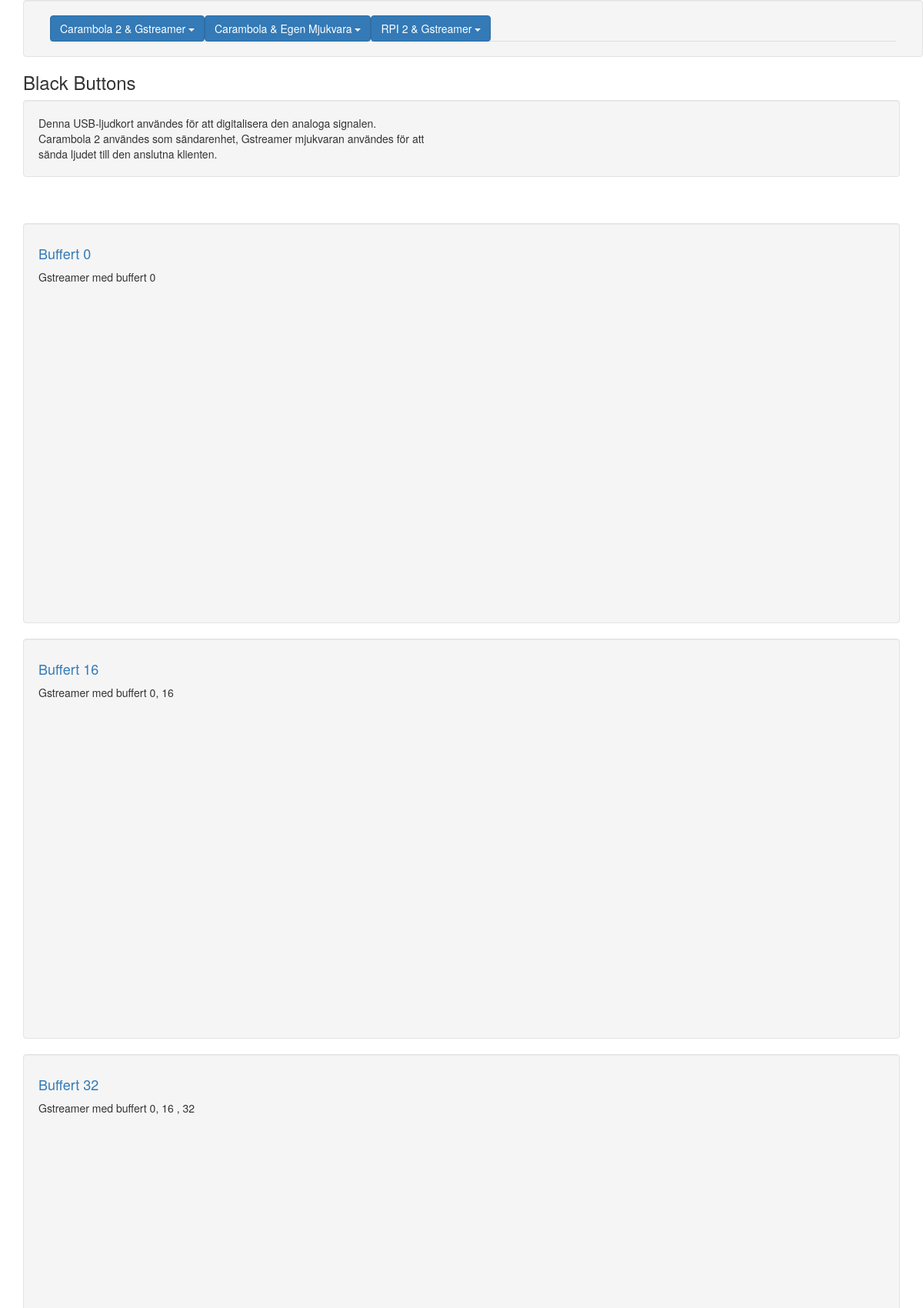
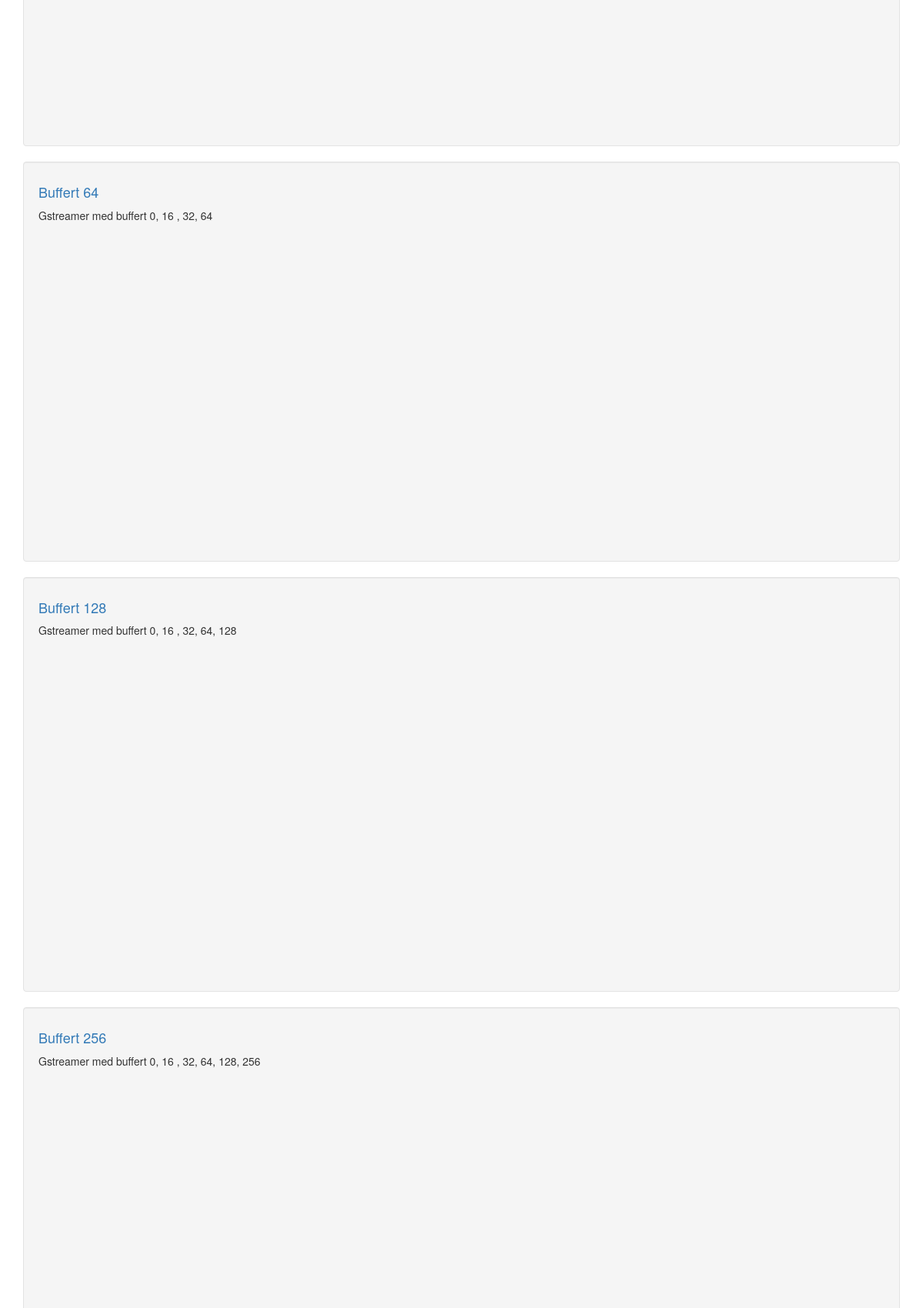
Screenshot of /page.php?subject_id=8&page=21 (upper part) with the database file from the repository (2 pictures, top to bottom).
### tables this page shows
CREATE TABLE `items` (
  `id` int(11) NOT NULL,
  `subject_id` int(11) NOT NULL,
  `itemName` varchar(255) NOT NULL,
  `info` text NOT NULL,
  `published` date NOT NULL
);

CREATE TABLE `products` (
  `id` int(11) NOT NULL,
  `page_id` int(11) NOT NULL,
  `productName` varchar(250) NOT NULL,
  `info` text NOT NULL,
  `link` tinytext NOT NULL,
  `published` date NOT NULL
);

### App/Controller.php (called while the page is built, shortened)
<?php
include_once "App/Database.php";
include_once "App/subject.php";
include_once "App/Graph.php";
class Controller {
    private $Subject;
    function __construct() {
        $this->database = new Database();
        $this->Subject = new Subject($this->database->getConnection());
    }
    public function getItem($id){
        return $this->Subject->getItem($id);
    }
    public function getPageProducts($page_id){
        return $this->Subject->getPageProducts($page_id);
    }
    public function allSubjects(){
        return $this->Subject->allSubjects();
    }
    public function getSubjectItems($SubjectId){
        return $this->Subject->allItems($SubjectId);
    }
}
?>

### App/Database.php (called while the page is built, shortened)
<?php
class Database
{
    private $servername     = "localhost";
    private $username       = "root";
    private $password       = "";
    private $dbname         = "delay";
    private $connection     = null;
    public function connect(){
        $conn = new mysqli($this->servername, $this->username, $this->password, $this->dbname);
        $this->connection = $conn;
    }
    public function getConnection(){
        return $this->connection;
    }
}
?>

### App/subject.php (called while the page is built, shortened)
<?php
include_once "App/Database.php";
class Subject extends Database{
    private $connection;
    function __construct($connection) {
        $this->connection = $connection;
    }
    public function allSubjects(){
        $subjects = array();
        $sql = "SELECT * FROM subjects";
        $result = $this->connection->query($sql) or die($this->connection->error);
        while($row = $result->fetch_assoc()) {
            $subjects[$row["id"]] = $row["SubjectName"];
        }
        return $subjects;
    }
    public function allItems($subject_id){
        $items = array();
        $sql = "SELECT * FROM items WHERE subject_id={$subject_id}";
        $result = $this->connection->query($sql) or die($this->connection->error);
        while($row = $result->fetch_assoc()) {
            $items[]= array ($row["id"],$row['itemName'],$row['info'],$subject_id);
        }
        return $items;
    }
    public function getPageProducts($page_id){
        $items = array();
        $sql = "SELECT * FROM products WHERE page_id={$page_id}";
        $result = $this->connection->query($sql) or die($this->connection->error);
        while($row = $result->fetch_assoc()) {
            $items[]= array ($row["id"],$row['productName'],$row['info'], $row['link'],$row['published']);
        }
        return $items;
    }
    public function getItem($id){
        $sql = "SELECT * FROM items WHERE id={$id}";
        $result = $this->connection->query($sql) or die($this->connection->error);
        $row = $result->fetch_assoc();
        return $row;
    }
}
?>

### page.php (the view, shortened to what this page needs)
<?php
    include_once "App/Controller.php";
    include_once "App/Graph.php";
    $controller = new Controller();
?>
<?php include_once "includes/layout/header.php";  ?>
    <?php include_once "includes/layout/nav.php";  ?>
    <?php
        if(isset($_GET['page']) && is_numeric($_GET['page'])){
            $page_id = $_GET['page'];
            $page = $controller->getItem($page_id);
        }else{
            $controller->redirect("index.php");
        }
    ?>
    <h3>
        <?php
            echo $page['itemName'];
        ?>
    </h3>
    <div class="well">
        <?php
            echo nl2br($page['info']);
        ?>
    </div>
    <br/>
    <br/>
            <?php include_once "includes/forms/newProduct.php"; ?>
    <?php
        $products = $controller->getPageProducts($page_id);
        for ($i = 0; $i < count($products); $i++){
            echo "<div class='well'>";
                echo "<h4>";
                    echo "<a href='{$products[$i][3]}'>{$products[$i][1]}</a>";
                echo "</h4>";
                echo nl2br($products[$i][2]) . "<BR/>";
                $graph[$i] = new Graph($products[$i][1],trim($products[$i][2]),"Mätningar","Totalfördröjning",$controller);
                $graph[$i]->getSeries($products[$i][0]);
                $graph[$i]->createGraph($products[$i][0],$products[$i][0]);
            echo "</div>";
        }
    ?>
<?php include_once "includes/layout/footer.php";  ?>

### includes/layout/header.php (shortened to what this page needs)
<html>
<head>
    <link href="css/bootstrap.min.css" rel="stylesheet">
</head>
<body>
<div class="container">

### includes/layout/nav.php (shortened to what this page needs)
<div class="container well">
<nav >
    <div id="navbar" class="collapse navbar-collapse ">
        <ul class="nav nav-tabs">
                <?php
                $subjects = $controller->allSubjects();
                $output = "";
                foreach ($subjects as $id => $name) {
                    $output .= "<li>";
                        $output .= "<div class=\"dropdown\">";
                            $output .="<button class=\"btn btn-primary dropdown-toggle\" type=\"button\" data-toggle=\"dropdown\">";
                                $output .= $name . "  ";
                            $output .= "<span class=\"caret\"></span></button>";
                            $output .= "<ul class=\"dropdown-menu\">";
                                $pages = $controller->getSubjectItems($id);
                                foreach ($pages as $page){
                                    $output .= "<li >";
                                        $output .= "<a  href='page.php?subject_id={$id}&page={$page[0]}'>";
                                            $output .= $page[1];
                                        $output .= "</a>";
                                    $output .= "</li>";
                                }
                            $output .="</ul>";
                        $output .= "</div>";
                    $output .= "</li>";
                }
                echo $output;
                ?>
            </ul>
        </div>
    </div>

### App/Graph.php (shortened to what this page needs)
<?php
include_once "App/Controller.php";
class Graph
{
    private $controller;
    private $title;
    private $subtitle;
    private $xAxisTitle;
    private $yAxisTitle;
    private static $graphs = array();
    function __construct($title, $subtitle, $xAxisTitle, $yAxisTitle, $controller) {
        $this->title               = $title;
        $this->subtitle            = $subtitle;
        $this->xAxisTitle          = $xAxisTitle;
        $this->yAxisTitle          = $yAxisTitle;
        $this->controller = $controller;
    }
    public function getSeries($product_id){
        self::$graphs[] = $this->controller->getMeasurementsJSON($product_id);
    }
    public function createGraph($product_id,$id){
        $output = "<div id=\"{$id}\" style=\"width: 100%; height: 400px; margin: 0 auto\"></div>
<script language=\"JavaScript\">
    $(document).ready(function() {
        var title = {
            text: '{$this->title}'
        };
        var subtitle = {
            text: '{$this->subtitle}'
        };
        var xAxis = {
            title: {
                text: '{$this->xAxisTitle}'
            },
            categories: [";
        $output .= "]
        };
        var yAxis = {
            title: {
                text: '{$this->yAxisTitle} (ms)'
            },
            plotLines: [{
                value: 0,
                width: 1,
                color: '#808080'
            }]
        };
        var tooltip = {
            valueSuffix: ' ms'
        }
        var legend = {
            layout: 'vertical',
            align: 'right',
            verticalAlign: 'middle',
            borderWidth: 0
        }
        var series = [";
        for($i = 0; $i < count(self::$graphs); $i++){
            $output .= self::$graphs[$i];
            if($i != count(self::$graphs) -1){
                $output .= ", ";
            }
        }
        $output .= "];
        var json = {};
        json.title = title;
        json.subtitle = subtitle;
        json.xAxis = xAxis;
        json.yAxis = yAxis;
        json.tooltip = tooltip;
        json.legend = legend;
        json.series = series;
        $('#{$id}').highcharts(json);
    });
</script>
";
        echo $output;
    }
}

### includes/layout/footer.php (shortened to what this page needs)
</div>
</body>
</html>

### rows the page displays
items: itemName "Black Buttons", info "Denna USB-ljudkort användes för att digitalisera den analoga signalen. Carambola 2 användes som sändarenhet, Gstreamer mjukvaran användes för att sända ljudet till den anslutna klienten."
products: productName "Buffert 0", info "Gstreamer med buffert 0", $id 40 (drawn)
products: productName "Buffert 16", info "Gstreamer med buffert 0, 16"
products: productName "Buffert 32", info "Gstreamer med buffert 0, 16 , 32"
products: productName "Buffert 64", info "Gstreamer med buffert 0, 16 , 32, 64"
products: productName "Buffert 128", info "Gstreamer med buffert 0, 16 , 32, 64, 128"
products: productName "Buffert 256", info "Gstreamer med buffert 0, 16 , 32, 64, 128, 256"
